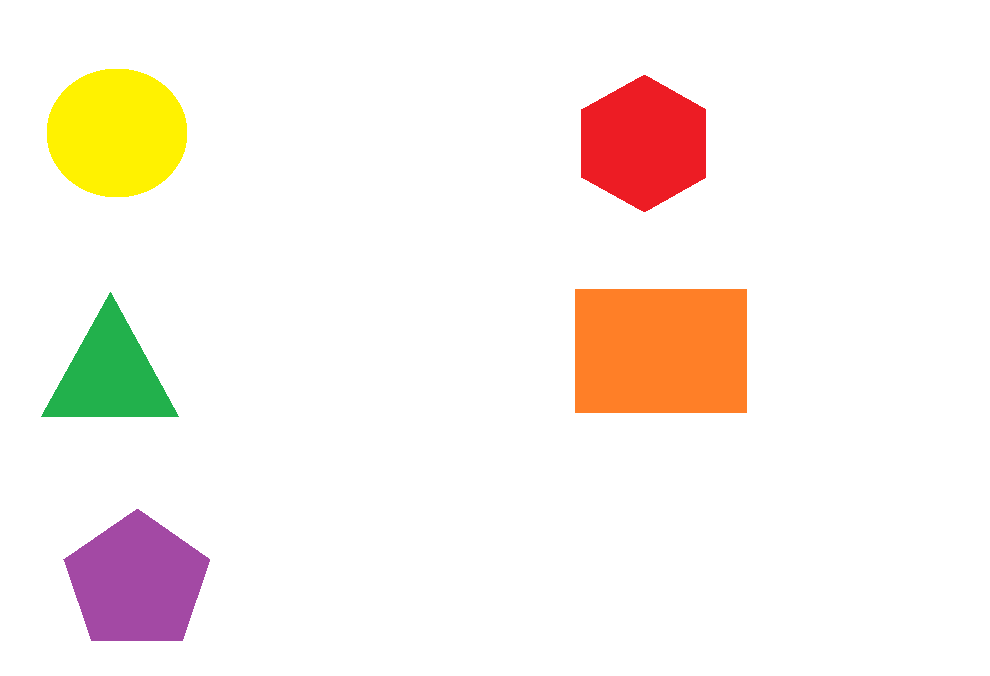
#> input picture input/shapes.png, 990 x 676 px
$ python shapedetector.py
#> lines starting #> are read from the running program, lines starting #| are printed output that depends on the picture; after the words box and inside, x2 and y2 are one past the last pixel; in counts of white or black regions, pixels touching at a corner belong together
import cv2
import sys

def shapeDetector(filename):
    # lecture de l'image
#> called with filename = 'input/shapes.png'
    img = cv2.imread(filename)
#> img is the input picture: shape (676, 990, 3); mean B, G, R 234.3, 241.6, 249.9

    # conversion de l'image en niveaux de gris
    gray = cv2.cvtColor(img, cv2.COLOR_BGR2GRAY)
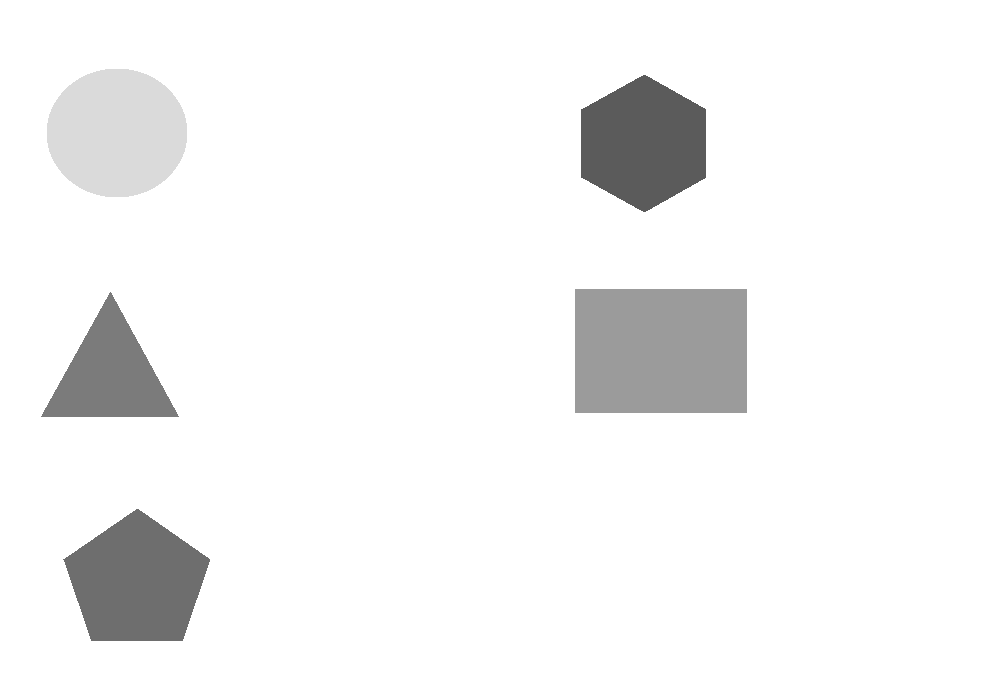
#> gray: shape (676, 990); min 91, max 255, mean 243.2

    # application d'un seuillage d'image
    _, threshold = cv2.threshold(gray, 0, 255, cv2.THRESH_BINARY_INV + cv2.THRESH_OTSU)
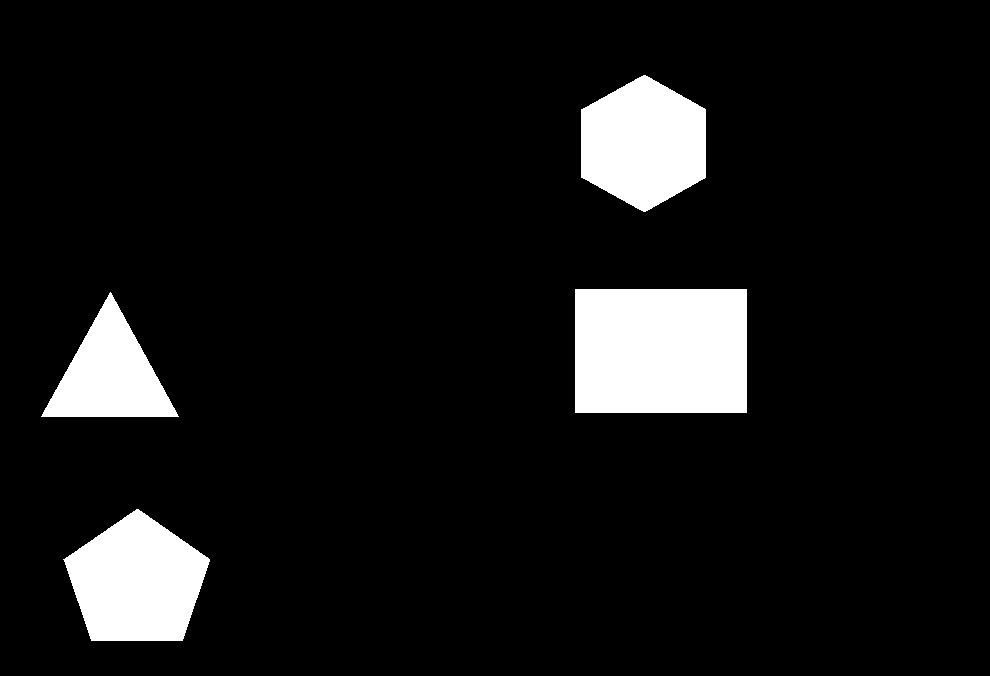
#> threshold: shape (676, 990); 8.4% white; 4 white regions

    # application d'un flou gaussien
    blurred = cv2.GaussianBlur(threshold, (3, 3), 0)

    # utilisation de la fonction findContours()
    contours, _ = cv2.findContours(blurred, cv2.RETR_TREE, cv2.CHAIN_APPROX_SIMPLE)
#> contours = 4 contours; box (x1, y1, x2, y2) and area: (574, 288, 748, 414) 21625, (62, 508, 211, 642) 13818, (580, 74, 707, 213) 13212, (40, 291, 180, 418) 9026

    # itération sur la liste des formes trouvées
    for contour in contours:

        # approximation de la forme
        approx = cv2.approxPolyDP(contour, 0.01 * cv2.arcLength(contour, True), True)

        # affichage du contour détecté sur l'image
        cv2.drawContours(img, [contour], 0, (0, 0, 255), 5)

        # calcul du centre de la forme
        M = cv2.moments(contour)
        if M['m00'] != 0.0:
            x = int(M['m10']/M['m00'])
            y = int(M['m01']/M['m00'])

        # affichage du nom de la forme détectée, basé sur le nombre de sommets
        if len(approx) == 3:
            cv2.putText(img, 'Triangle', (x, y), cv2.FONT_HERSHEY_SIMPLEX, 0.6, (255, 255, 255), 2)

        elif len(approx) == 4:
            (x, y, w, h) = cv2.boundingRect(approx)
            ar = w / float(h)
            shape = 'Carre' if ar >= 0.95 and ar <= 1.05 else "Rectangle"
            cv2.putText(img, shape, (x, y), cv2.FONT_HERSHEY_SIMPLEX, 0.6, (255, 255, 255), 2)

        elif len(approx) == 5:
            cv2.putText(img, 'Pentagone', (x, y), cv2.FONT_HERSHEY_SIMPLEX, 0.6, (255, 255, 255), 2)

        elif len(approx) == 6:
            cv2.putText(img, 'Hexagone', (x, y), cv2.FONT_HERSHEY_SIMPLEX, 0.6, (255, 255, 255), 2)

        elif len(approx) == 7:
            cv2.putText(img, 'Heptagone', (x, y), cv2.FONT_HERSHEY_SIMPLEX, 0.6, (255, 255, 255), 2)

        elif len(approx) == 8:
            cv2.putText(img, 'Octogone', (x, y), cv2.FONT_HERSHEY_SIMPLEX, 0.6, (255, 255, 255), 2)

        elif len(approx) == 9:
            cv2.putText(img, 'Enneagone', (x, y), cv2.FONT_HERSHEY_SIMPLEX, 0.6, (255, 255, 255), 2)

        elif len(approx) == 10:
            cv2.putText(img, 'Decagone', (x, y), cv2.FONT_HERSHEY_SIMPLEX, 0.6, (255, 255, 255), 2)

        else:
            cv2.putText(img, 'Cercle', (x, y), cv2.FONT_HERSHEY_SIMPLEX, 0.6, (255, 255, 255), 2)
#> this loop made 4 passes
#> (approx, x, y, w, h, ar, shape) on pass 3: ([[574, 288], [574, 413], [747, 413], [747, 288]], 574, 288, 174, 126, 1.38, 'Rectangle')
#> (approx, x, y) on pass 2: ([[109, 291], [40, 417], [179, 417]], 109, 374)
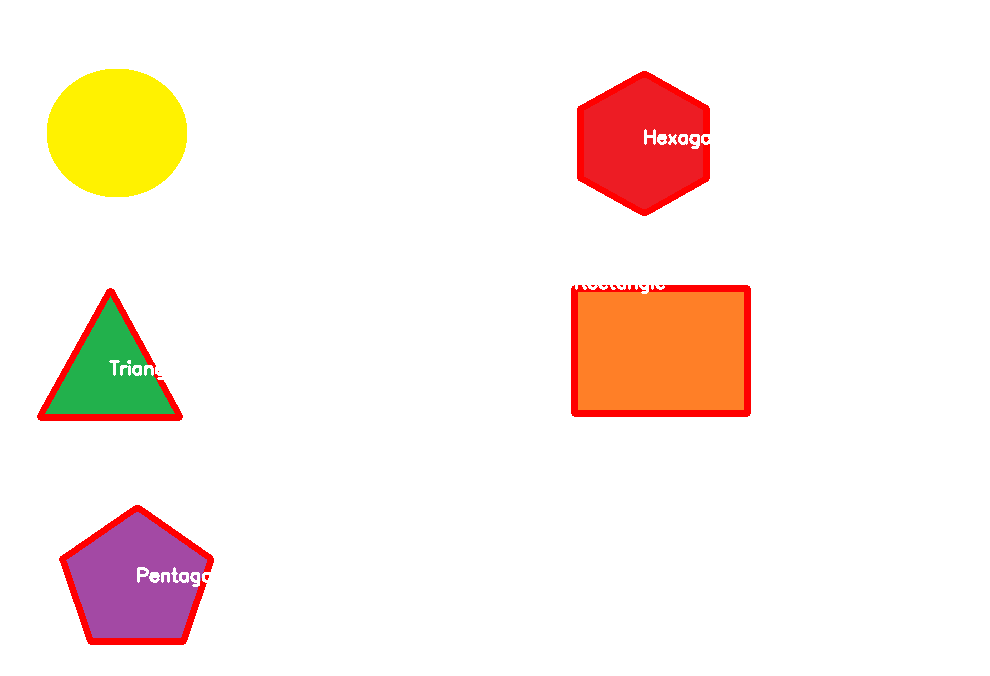
#> img: shape (676, 990, 3); 2.03% of pixels changed, all inside (x1, y1, x2, y2) = (37, 71, 751, 645)

    # affichage du résultat final
    cv2.imshow('shapes', img)

    cv2.waitKey(0)
    cv2.destroyAllWindows()


# Press the green button in the gutter to run the script.
if __name__ == '__main__':
    if len(sys.argv) > 1:
        shapeDetector(sys.argv[1])
    else:
        shapeDetector('input/shapes.png')
